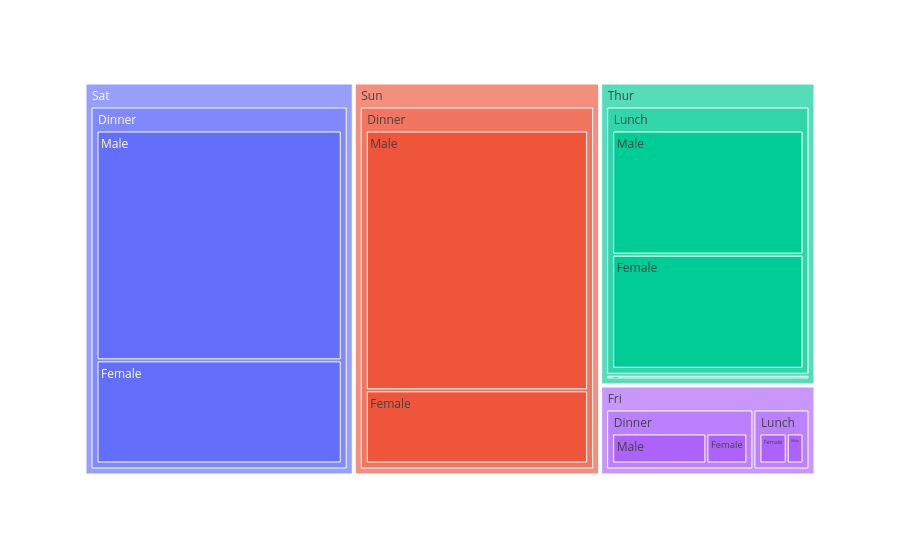

Here is the notebook cell this chart was saved with:
### Code cell
FIG = px.treemap(df, path=['day','time','sex'], values='total_bill')
FIG

### Figure 1 — Plotly figure (JSON) as saved in the notebook; plotly's stock layout.template omitted (floating-point values rounded to 4 significant figures)
{"data": [{"branchvalues": "total", "domain": {"x": [0, 1], "y": [0, 1]}, "hovertemplate": "labels=%{label}<br>total_bill=%{value}<br>parent=%{parent}<br>id=%{id}<extra></extra>", "ids": ["Sun/Dinner/Female", "Sun/Dinner/Male", "Sat/Dinner/Male", "Sat/Dinner/Female", "Thur/Lunch/Male", "Thur/Lunch/Female", "Fri/Dinner/Male", "Fri/Dinner/Female", "Fri/Lunch/Male", "Fri/Lunch/Female", "Thur/Dinner/Female", "Sun/Dinner", "Sat/Dinner", "Thur/Lunch", "Fri/Dinner", "Fri/Lunch", "Thur/Dinner", "Sun", "Sat", "Thur", "Fri"], "labels": ["Female", "Male", "Male", "Female", "Male", "Female", "Male", "Female", "Male", "Female", "Female", "Dinner", "Dinner", "Lunch", "Dinner", "Lunch", "Dinner", "Sun", "Sat", "Thur", "Fri"], "name": "", "parents": ["Sun/Dinner", "Sun/Dinner", "Sat/Dinner", "Sat/Dinner", "Thur/Lunch", "Thur/Lunch", "Fri/Dinner", "Fri/Dinner", "Fri/Lunch", "Fri/Lunch", "Thur/Dinner", "Sun", "Sat", "Thur", "Fri", "Fri", "Thur", "", "", "", ""], "type": "treemap", "values": [357.7, 1269.0, 1227.0, 551.0, 561.4, 516.1, 164.4, 71.55, 34.16, 55.76, 18.78, 1627.0, 1778.0, 1078.0, 236.0, 89.92, 18.78, 1627.0, 1778.0, 1096.0, 325.9]}], "layout": {"legend": {"tracegroupgap": 0}, "margin": {"t": 60}}}
